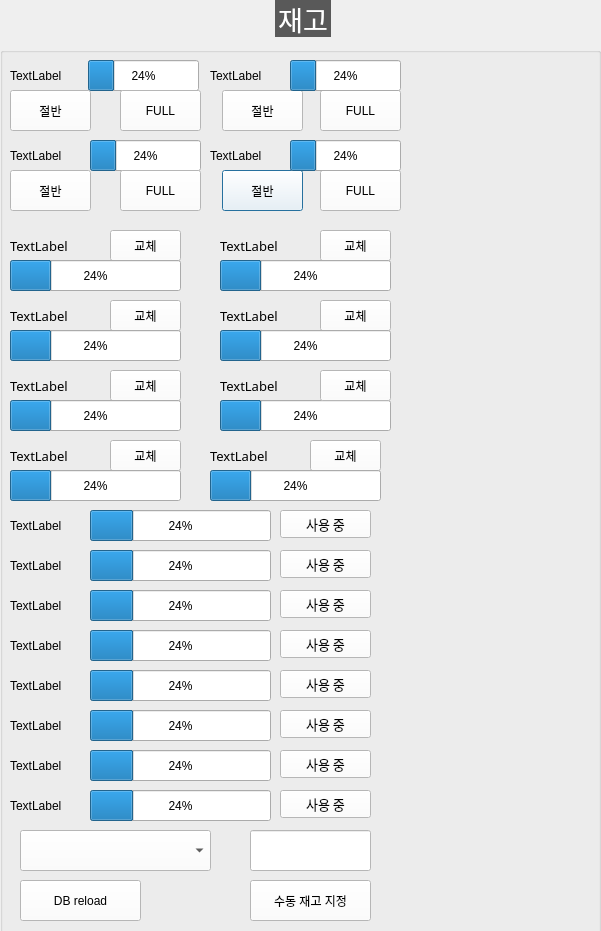
<?xml version="1.0" encoding="UTF-8"?>
<ui version="4.0">
 <class>DialogStock</class>
 <widget class="QDialog" name="DialogStock">
  <property name="geometry">
   <rect>
    <x>0</x>
    <y>0</y>
    <width>601</width>
    <height>931</height>
   </rect>
  </property>
  <property name="windowTitle">
   <string>Dialog</string>
  </property>
  <widget class="QGroupBox" name="GB_STOCK">
   <property name="geometry">
    <rect>
     <x>0</x>
     <y>0</y>
     <width>601</width>
     <height>971</height>
    </rect>
   </property>
   <property name="font">
    <font>
     <family>함초롬돋움</family>
     <pointsize>20</pointsize>
     <weight>50</weight>
     <italic>false</italic>
     <bold>false</bold>
    </font>
   </property>
   <property name="styleSheet">
    <string notr="true">QGroupBox  {
    margin-top: 10px;
	font: 20pt &quot;함초롬돋움&quot;;
}

QGroupBox::title  {
    subcontrol-origin: margin;
    subcontrol-position: top center;
    padding: 10px 8000px 10px 8000px;
    background-color: #595959;
    color: rgb(255, 255, 255);
}
QLabel {
	font: 10pt &quot;함초롬돋움&quot;;
}
QComboBox{
	font: 10pt &quot;함초롬돋움&quot;;
	background-color: #ffffff
}
QPushButton{
	font: 10pt &quot;함초롬돋움&quot;;
	background-color: #ffffff
}
QLineEdit{
	font: 10pt &quot;함초롬돋움&quot;;
	background-color: #ffffff
}



</string>
   </property>
   <property name="title">
    <string>재고</string>
   </property>
   <widget class="QPushButton" name="BTN_CUP_HALF_4">
    <property name="geometry">
     <rect>
      <x>222</x>
      <y>170</y>
      <width>81</width>
      <height>41</height>
     </rect>
    </property>
    <property name="text">
     <string>절반</string>
    </property>
   </widget>
   <widget class="QProgressBar" name="PB_CUP_1">
    <property name="geometry">
     <rect>
      <x>88</x>
      <y>60</y>
      <width>111</width>
      <height>31</height>
     </rect>
    </property>
    <property name="value">
     <number>24</number>
    </property>
    <property name="format">
     <string>%p%</string>
    </property>
   </widget>
   <widget class="QPushButton" name="BTN_CUP_FULL_1">
    <property name="geometry">
     <rect>
      <x>120</x>
      <y>90</y>
      <width>81</width>
      <height>41</height>
     </rect>
    </property>
    <property name="text">
     <string>FULL</string>
    </property>
   </widget>
   <widget class="QLabel" name="LB_CUP_3">
    <property name="geometry">
     <rect>
      <x>210</x>
      <y>60</y>
      <width>71</width>
      <height>31</height>
     </rect>
    </property>
    <property name="text">
     <string>TextLabel</string>
    </property>
   </widget>
   <widget class="QProgressBar" name="PB_CUP_2">
    <property name="geometry">
     <rect>
      <x>90</x>
      <y>140</y>
      <width>111</width>
      <height>31</height>
     </rect>
    </property>
    <property name="value">
     <number>24</number>
    </property>
    <property name="format">
     <string>%p%</string>
    </property>
   </widget>
   <widget class="QPushButton" name="BTN_CUP_FULL_3">
    <property name="geometry">
     <rect>
      <x>320</x>
      <y>90</y>
      <width>81</width>
      <height>41</height>
     </rect>
    </property>
    <property name="text">
     <string>FULL</string>
    </property>
   </widget>
   <widget class="QPushButton" name="BTN_CUP_FULL_4">
    <property name="geometry">
     <rect>
      <x>320</x>
      <y>170</y>
      <width>81</width>
      <height>41</height>
     </rect>
    </property>
    <property name="text">
     <string>FULL</string>
    </property>
   </widget>
   <widget class="QLabel" name="LB_CUP_4">
    <property name="geometry">
     <rect>
      <x>210</x>
      <y>140</y>
      <width>71</width>
      <height>31</height>
     </rect>
    </property>
    <property name="text">
     <string>TextLabel</string>
    </property>
   </widget>
   <widget class="QPushButton" name="BTN_CUP_FULL_2">
    <property name="geometry">
     <rect>
      <x>120</x>
      <y>170</y>
      <width>81</width>
      <height>41</height>
     </rect>
    </property>
    <property name="text">
     <string>FULL</string>
    </property>
   </widget>
   <widget class="QPushButton" name="BTN_CUP_HALF_1">
    <property name="geometry">
     <rect>
      <x>10</x>
      <y>90</y>
      <width>81</width>
      <height>41</height>
     </rect>
    </property>
    <property name="text">
     <string>절반</string>
    </property>
   </widget>
   <widget class="QLabel" name="LB_CUP_1">
    <property name="geometry">
     <rect>
      <x>10</x>
      <y>60</y>
      <width>67</width>
      <height>31</height>
     </rect>
    </property>
    <property name="text">
     <string>TextLabel</string>
    </property>
   </widget>
   <widget class="QPushButton" name="BTN_CUP_HALF_3">
    <property name="geometry">
     <rect>
      <x>222</x>
      <y>90</y>
      <width>81</width>
      <height>41</height>
     </rect>
    </property>
    <property name="text">
     <string>절반</string>
    </property>
   </widget>
   <widget class="QLabel" name="LB_CUP_2">
    <property name="geometry">
     <rect>
      <x>10</x>
      <y>140</y>
      <width>71</width>
      <height>31</height>
     </rect>
    </property>
    <property name="text">
     <string>TextLabel</string>
    </property>
   </widget>
   <widget class="QPushButton" name="BTN_CUP_HALF_2">
    <property name="geometry">
     <rect>
      <x>10</x>
      <y>170</y>
      <width>81</width>
      <height>41</height>
     </rect>
    </property>
    <property name="text">
     <string>절반</string>
    </property>
   </widget>
   <widget class="QProgressBar" name="PB_CUP_3">
    <property name="geometry">
     <rect>
      <x>290</x>
      <y>60</y>
      <width>111</width>
      <height>31</height>
     </rect>
    </property>
    <property name="value">
     <number>24</number>
    </property>
    <property name="format">
     <string>%p%</string>
    </property>
   </widget>
   <widget class="QProgressBar" name="PB_CUP_4">
    <property name="geometry">
     <rect>
      <x>290</x>
      <y>140</y>
      <width>111</width>
      <height>31</height>
     </rect>
    </property>
    <property name="value">
     <number>24</number>
    </property>
    <property name="format">
     <string>%p%</string>
    </property>
   </widget>
   <widget class="QPushButton" name="BTN_SAUCE_REPLACE_8">
    <property name="geometry">
     <rect>
      <x>310</x>
      <y>440</y>
      <width>71</width>
      <height>31</height>
     </rect>
    </property>
    <property name="text">
     <string>교체</string>
    </property>
   </widget>
   <widget class="QLabel" name="LB_SAUCE_5">
    <property name="geometry">
     <rect>
      <x>10</x>
      <y>370</y>
      <width>91</width>
      <height>31</height>
     </rect>
    </property>
    <property name="font">
     <font>
      <family>함초롬돋움</family>
      <pointsize>10</pointsize>
      <weight>50</weight>
      <italic>false</italic>
      <bold>false</bold>
     </font>
    </property>
    <property name="text">
     <string>TextLabel</string>
    </property>
   </widget>
   <widget class="QPushButton" name="BTN_SAUCE_REPLACE_2">
    <property name="geometry">
     <rect>
      <x>320</x>
      <y>230</y>
      <width>71</width>
      <height>31</height>
     </rect>
    </property>
    <property name="text">
     <string>교체</string>
    </property>
   </widget>
   <widget class="QPushButton" name="BTN_SAUCE_REPLACE_5">
    <property name="geometry">
     <rect>
      <x>110</x>
      <y>370</y>
      <width>71</width>
      <height>31</height>
     </rect>
    </property>
    <property name="text">
     <string>교체</string>
    </property>
   </widget>
   <widget class="QLabel" name="LB_SAUCE_4">
    <property name="geometry">
     <rect>
      <x>220</x>
      <y>300</y>
      <width>91</width>
      <height>31</height>
     </rect>
    </property>
    <property name="font">
     <font>
      <family>함초롬돋움</family>
      <pointsize>10</pointsize>
      <weight>50</weight>
      <italic>false</italic>
      <bold>false</bold>
     </font>
    </property>
    <property name="text">
     <string>TextLabel</string>
    </property>
   </widget>
   <widget class="QProgressBar" name="PB_SAUCE_8">
    <property name="geometry">
     <rect>
      <x>210</x>
      <y>470</y>
      <width>171</width>
      <height>31</height>
     </rect>
    </property>
    <property name="value">
     <number>24</number>
    </property>
    <property name="format">
     <string>%p%</string>
    </property>
   </widget>
   <widget class="QProgressBar" name="PB_SAUCE_2">
    <property name="geometry">
     <rect>
      <x>220</x>
      <y>260</y>
      <width>171</width>
      <height>31</height>
     </rect>
    </property>
    <property name="value">
     <number>24</number>
    </property>
    <property name="format">
     <string>%p%</string>
    </property>
   </widget>
   <widget class="QLabel" name="LB_SAUCE_2">
    <property name="geometry">
     <rect>
      <x>220</x>
      <y>230</y>
      <width>91</width>
      <height>31</height>
     </rect>
    </property>
    <property name="font">
     <font>
      <family>함초롬돋움</family>
      <pointsize>10</pointsize>
      <weight>50</weight>
      <italic>false</italic>
      <bold>false</bold>
     </font>
    </property>
    <property name="text">
     <string>TextLabel</string>
    </property>
   </widget>
   <widget class="QPushButton" name="BTN_SAUCE_REPLACE_3">
    <property name="geometry">
     <rect>
      <x>110</x>
      <y>300</y>
      <width>71</width>
      <height>31</height>
     </rect>
    </property>
    <property name="text">
     <string>교체</string>
    </property>
   </widget>
   <widget class="QLabel" name="LB_SAUCE_6">
    <property name="geometry">
     <rect>
      <x>220</x>
      <y>370</y>
      <width>91</width>
      <height>31</height>
     </rect>
    </property>
    <property name="font">
     <font>
      <family>함초롬돋움</family>
      <pointsize>10</pointsize>
      <weight>50</weight>
      <italic>false</italic>
      <bold>false</bold>
     </font>
    </property>
    <property name="text">
     <string>TextLabel</string>
    </property>
   </widget>
   <widget class="QLabel" name="LB_SAUCE_8">
    <property name="geometry">
     <rect>
      <x>210</x>
      <y>440</y>
      <width>91</width>
      <height>31</height>
     </rect>
    </property>
    <property name="font">
     <font>
      <family>함초롬돋움</family>
      <pointsize>10</pointsize>
      <weight>50</weight>
      <italic>false</italic>
      <bold>false</bold>
     </font>
    </property>
    <property name="text">
     <string>TextLabel</string>
    </property>
   </widget>
   <widget class="QProgressBar" name="PB_SAUCE_3">
    <property name="geometry">
     <rect>
      <x>10</x>
      <y>330</y>
      <width>171</width>
      <height>31</height>
     </rect>
    </property>
    <property name="value">
     <number>24</number>
    </property>
    <property name="format">
     <string>%p%</string>
    </property>
   </widget>
   <widget class="QPushButton" name="BTN_SAUCE_REPLACE_1">
    <property name="geometry">
     <rect>
      <x>110</x>
      <y>230</y>
      <width>71</width>
      <height>31</height>
     </rect>
    </property>
    <property name="text">
     <string>교체</string>
    </property>
   </widget>
   <widget class="QLabel" name="LB_SAUCE_7">
    <property name="geometry">
     <rect>
      <x>10</x>
      <y>440</y>
      <width>91</width>
      <height>31</height>
     </rect>
    </property>
    <property name="font">
     <font>
      <family>함초롬돋움</family>
      <pointsize>10</pointsize>
      <weight>50</weight>
      <italic>false</italic>
      <bold>false</bold>
     </font>
    </property>
    <property name="text">
     <string>TextLabel</string>
    </property>
   </widget>
   <widget class="QLabel" name="LB_SAUCE_1">
    <property name="geometry">
     <rect>
      <x>10</x>
      <y>230</y>
      <width>91</width>
      <height>31</height>
     </rect>
    </property>
    <property name="font">
     <font>
      <family>함초롬돋움</family>
      <pointsize>10</pointsize>
      <weight>50</weight>
      <italic>false</italic>
      <bold>false</bold>
     </font>
    </property>
    <property name="text">
     <string>TextLabel</string>
    </property>
   </widget>
   <widget class="QPushButton" name="BTN_SAUCE_REPLACE_4">
    <property name="geometry">
     <rect>
      <x>320</x>
      <y>300</y>
      <width>71</width>
      <height>31</height>
     </rect>
    </property>
    <property name="text">
     <string>교체</string>
    </property>
   </widget>
   <widget class="QProgressBar" name="PB_SAUCE_1">
    <property name="geometry">
     <rect>
      <x>10</x>
      <y>260</y>
      <width>171</width>
      <height>31</height>
     </rect>
    </property>
    <property name="value">
     <number>24</number>
    </property>
    <property name="format">
     <string>%p%</string>
    </property>
   </widget>
   <widget class="QProgressBar" name="PB_SAUCE_4">
    <property name="geometry">
     <rect>
      <x>220</x>
      <y>330</y>
      <width>171</width>
      <height>31</height>
     </rect>
    </property>
    <property name="value">
     <number>24</number>
    </property>
    <property name="format">
     <string>%p%</string>
    </property>
   </widget>
   <widget class="QProgressBar" name="PB_SAUCE_6">
    <property name="geometry">
     <rect>
      <x>220</x>
      <y>400</y>
      <width>171</width>
      <height>31</height>
     </rect>
    </property>
    <property name="value">
     <number>24</number>
    </property>
    <property name="format">
     <string>%p%</string>
    </property>
   </widget>
   <widget class="QPushButton" name="BTN_SAUCE_REPLACE_7">
    <property name="geometry">
     <rect>
      <x>110</x>
      <y>440</y>
      <width>71</width>
      <height>31</height>
     </rect>
    </property>
    <property name="text">
     <string>교체</string>
    </property>
   </widget>
   <widget class="QLabel" name="LB_SAUCE_3">
    <property name="geometry">
     <rect>
      <x>10</x>
      <y>300</y>
      <width>91</width>
      <height>31</height>
     </rect>
    </property>
    <property name="font">
     <font>
      <family>함초롬돋움</family>
      <pointsize>10</pointsize>
      <weight>50</weight>
      <italic>false</italic>
      <bold>false</bold>
     </font>
    </property>
    <property name="text">
     <string>TextLabel</string>
    </property>
   </widget>
   <widget class="QProgressBar" name="PB_SAUCE_7">
    <property name="geometry">
     <rect>
      <x>10</x>
      <y>470</y>
      <width>171</width>
      <height>31</height>
     </rect>
    </property>
    <property name="value">
     <number>24</number>
    </property>
    <property name="format">
     <string>%p%</string>
    </property>
   </widget>
   <widget class="QProgressBar" name="PB_SAUCE_5">
    <property name="geometry">
     <rect>
      <x>10</x>
      <y>400</y>
      <width>171</width>
      <height>31</height>
     </rect>
    </property>
    <property name="value">
     <number>24</number>
    </property>
    <property name="format">
     <string>%p%</string>
    </property>
   </widget>
   <widget class="QPushButton" name="BTN_SAUCE_REPLACE_6">
    <property name="geometry">
     <rect>
      <x>320</x>
      <y>370</y>
      <width>71</width>
      <height>31</height>
     </rect>
    </property>
    <property name="text">
     <string>교체</string>
    </property>
   </widget>
   <widget class="QPushButton" name="BTN_DB_RELOAD">
    <property name="geometry">
     <rect>
      <x>20</x>
      <y>880</y>
      <width>121</width>
      <height>41</height>
     </rect>
    </property>
    <property name="text">
     <string>DB reload</string>
    </property>
   </widget>
   <widget class="QComboBox" name="CB_STOCK_NAME">
    <property name="geometry">
     <rect>
      <x>20</x>
      <y>830</y>
      <width>191</width>
      <height>41</height>
     </rect>
    </property>
   </widget>
   <widget class="QLineEdit" name="LE_MANUAL_STOCK_AMOUNT">
    <property name="geometry">
     <rect>
      <x>250</x>
      <y>830</y>
      <width>121</width>
      <height>41</height>
     </rect>
    </property>
    <property name="font">
     <font>
      <family>함초롬돋움</family>
      <pointsize>10</pointsize>
      <weight>50</weight>
      <italic>false</italic>
      <bold>false</bold>
     </font>
    </property>
    <property name="readOnly">
     <bool>false</bool>
    </property>
   </widget>
   <widget class="QPushButton" name="BTN_SET_STOCK_MANUAL">
    <property name="geometry">
     <rect>
      <x>250</x>
      <y>880</y>
      <width>121</width>
      <height>41</height>
     </rect>
    </property>
    <property name="text">
     <string>수동 재고 지정</string>
    </property>
   </widget>
   <widget class="QProgressBar" name="PB_MILK">
    <property name="geometry">
     <rect>
      <x>90</x>
      <y>510</y>
      <width>181</width>
      <height>31</height>
     </rect>
    </property>
    <property name="value">
     <number>24</number>
    </property>
    <property name="format">
     <string>%p%</string>
    </property>
   </widget>
   <widget class="QLabel" name="LB_MILK">
    <property name="geometry">
     <rect>
      <x>10</x>
      <y>510</y>
      <width>67</width>
      <height>31</height>
     </rect>
    </property>
    <property name="text">
     <string>TextLabel</string>
    </property>
   </widget>
   <widget class="QProgressBar" name="PB_ICE_1">
    <property name="geometry">
     <rect>
      <x>90</x>
      <y>550</y>
      <width>181</width>
      <height>31</height>
     </rect>
    </property>
    <property name="value">
     <number>24</number>
    </property>
    <property name="format">
     <string>%p%</string>
    </property>
   </widget>
   <widget class="QLabel" name="LB_ICE_1">
    <property name="geometry">
     <rect>
      <x>10</x>
      <y>550</y>
      <width>67</width>
      <height>31</height>
     </rect>
    </property>
    <property name="text">
     <string>TextLabel</string>
    </property>
   </widget>
   <widget class="QProgressBar" name="PB_ICE_2">
    <property name="geometry">
     <rect>
      <x>90</x>
      <y>590</y>
      <width>181</width>
      <height>31</height>
     </rect>
    </property>
    <property name="value">
     <number>24</number>
    </property>
    <property name="format">
     <string>%p%</string>
    </property>
   </widget>
   <widget class="QLabel" name="LB_ICE_2">
    <property name="geometry">
     <rect>
      <x>10</x>
      <y>590</y>
      <width>67</width>
      <height>31</height>
     </rect>
    </property>
    <property name="text">
     <string>TextLabel</string>
    </property>
   </widget>
   <widget class="QProgressBar" name="PB_HOT_1">
    <property name="geometry">
     <rect>
      <x>90</x>
      <y>630</y>
      <width>181</width>
      <height>31</height>
     </rect>
    </property>
    <property name="value">
     <number>24</number>
    </property>
    <property name="format">
     <string>%p%</string>
    </property>
   </widget>
   <widget class="QLabel" name="LB_HOT_1">
    <property name="geometry">
     <rect>
      <x>10</x>
      <y>630</y>
      <width>67</width>
      <height>31</height>
     </rect>
    </property>
    <property name="text">
     <string>TextLabel</string>
    </property>
   </widget>
   <widget class="QProgressBar" name="PB_HOT_2">
    <property name="geometry">
     <rect>
      <x>90</x>
      <y>670</y>
      <width>181</width>
      <height>31</height>
     </rect>
    </property>
    <property name="value">
     <number>24</number>
    </property>
    <property name="format">
     <string>%p%</string>
    </property>
   </widget>
   <widget class="QLabel" name="LB_HOT_2">
    <property name="geometry">
     <rect>
      <x>10</x>
      <y>670</y>
      <width>67</width>
      <height>31</height>
     </rect>
    </property>
    <property name="text">
     <string>TextLabel</string>
    </property>
   </widget>
   <widget class="QLabel" name="LB_COFFEE">
    <property name="geometry">
     <rect>
      <x>10</x>
      <y>790</y>
      <width>67</width>
      <height>31</height>
     </rect>
    </property>
    <property name="text">
     <string>TextLabel</string>
    </property>
   </widget>
   <widget class="QProgressBar" name="PB_COFFEE">
    <property name="geometry">
     <rect>
      <x>90</x>
      <y>790</y>
      <width>181</width>
      <height>31</height>
     </rect>
    </property>
    <property name="value">
     <number>24</number>
    </property>
    <property name="format">
     <string>%p%</string>
    </property>
   </widget>
   <widget class="QPushButton" name="BTN_ENABLE_MILK">
    <property name="geometry">
     <rect>
      <x>280</x>
      <y>510</y>
      <width>91</width>
      <height>28</height>
     </rect>
    </property>
    <property name="font">
     <font>
      <family>함초롬돋움</family>
      <pointsize>10</pointsize>
      <weight>50</weight>
      <italic>false</italic>
      <bold>false</bold>
     </font>
    </property>
    <property name="text">
     <string>사용 중</string>
    </property>
   </widget>
   <widget class="QPushButton" name="BTN_ENABLE_ICE_1">
    <property name="geometry">
     <rect>
      <x>280</x>
      <y>550</y>
      <width>91</width>
      <height>28</height>
     </rect>
    </property>
    <property name="font">
     <font>
      <family>함초롬돋움</family>
      <pointsize>10</pointsize>
      <weight>50</weight>
      <italic>false</italic>
      <bold>false</bold>
     </font>
    </property>
    <property name="text">
     <string>사용 중</string>
    </property>
   </widget>
   <widget class="QPushButton" name="BTN_ENABLE_ICE_2">
    <property name="geometry">
     <rect>
      <x>280</x>
      <y>590</y>
      <width>91</width>
      <height>28</height>
     </rect>
    </property>
    <property name="font">
     <font>
      <family>함초롬돋움</family>
      <pointsize>10</pointsize>
      <weight>50</weight>
      <italic>false</italic>
      <bold>false</bold>
     </font>
    </property>
    <property name="text">
     <string>사용 중</string>
    </property>
   </widget>
   <widget class="QPushButton" name="BTN_ENABLE_HOT_1">
    <property name="geometry">
     <rect>
      <x>280</x>
      <y>630</y>
      <width>91</width>
      <height>28</height>
     </rect>
    </property>
    <property name="font">
     <font>
      <family>함초롬돋움</family>
      <pointsize>10</pointsize>
      <weight>50</weight>
      <italic>false</italic>
      <bold>false</bold>
     </font>
    </property>
    <property name="text">
     <string>사용 중</string>
    </property>
   </widget>
   <widget class="QPushButton" name="BTN_ENABLE_HOT_2">
    <property name="geometry">
     <rect>
      <x>280</x>
      <y>670</y>
      <width>91</width>
      <height>28</height>
     </rect>
    </property>
    <property name="font">
     <font>
      <family>함초롬돋움</family>
      <pointsize>10</pointsize>
      <weight>50</weight>
      <italic>false</italic>
      <bold>false</bold>
     </font>
    </property>
    <property name="text">
     <string>사용 중</string>
    </property>
   </widget>
   <widget class="QPushButton" name="BTN_ENABLE_COFFEE">
    <property name="geometry">
     <rect>
      <x>280</x>
      <y>790</y>
      <width>91</width>
      <height>28</height>
     </rect>
    </property>
    <property name="font">
     <font>
      <family>함초롬돋움</family>
      <pointsize>10</pointsize>
      <weight>50</weight>
      <italic>false</italic>
      <bold>false</bold>
     </font>
    </property>
    <property name="text">
     <string>사용 중</string>
    </property>
   </widget>
   <widget class="QPushButton" name="BTN_ENABLE_SODA_2">
    <property name="geometry">
     <rect>
      <x>280</x>
      <y>750</y>
      <width>91</width>
      <height>28</height>
     </rect>
    </property>
    <property name="font">
     <font>
      <family>함초롬돋움</family>
      <pointsize>10</pointsize>
      <weight>50</weight>
      <italic>false</italic>
      <bold>false</bold>
     </font>
    </property>
    <property name="text">
     <string>사용 중</string>
    </property>
   </widget>
   <widget class="QLabel" name="LB_SODA_1">
    <property name="geometry">
     <rect>
      <x>10</x>
      <y>710</y>
      <width>67</width>
      <height>31</height>
     </rect>
    </property>
    <property name="text">
     <string>TextLabel</string>
    </property>
   </widget>
   <widget class="QProgressBar" name="PB_SODA_1">
    <property name="geometry">
     <rect>
      <x>90</x>
      <y>710</y>
      <width>181</width>
      <height>31</height>
     </rect>
    </property>
    <property name="value">
     <number>24</number>
    </property>
    <property name="format">
     <string>%p%</string>
    </property>
   </widget>
   <widget class="QPushButton" name="BTN_ENABLE_SODA_1">
    <property name="geometry">
     <rect>
      <x>280</x>
      <y>710</y>
      <width>91</width>
      <height>28</height>
     </rect>
    </property>
    <property name="font">
     <font>
      <family>함초롬돋움</family>
      <pointsize>10</pointsize>
      <weight>50</weight>
      <italic>false</italic>
      <bold>false</bold>
     </font>
    </property>
    <property name="text">
     <string>사용 중</string>
    </property>
   </widget>
   <widget class="QLabel" name="LB_SODA_2">
    <property name="geometry">
     <rect>
      <x>10</x>
      <y>750</y>
      <width>67</width>
      <height>31</height>
     </rect>
    </property>
    <property name="text">
     <string>TextLabel</string>
    </property>
   </widget>
   <widget class="QProgressBar" name="PB_SODA_2">
    <property name="geometry">
     <rect>
      <x>90</x>
      <y>750</y>
      <width>181</width>
      <height>31</height>
     </rect>
    </property>
    <property name="value">
     <number>24</number>
    </property>
    <property name="format">
     <string>%p%</string>
    </property>
   </widget>
  </widget>
 </widget>
 <resources/>
 <connections/>
</ui>
